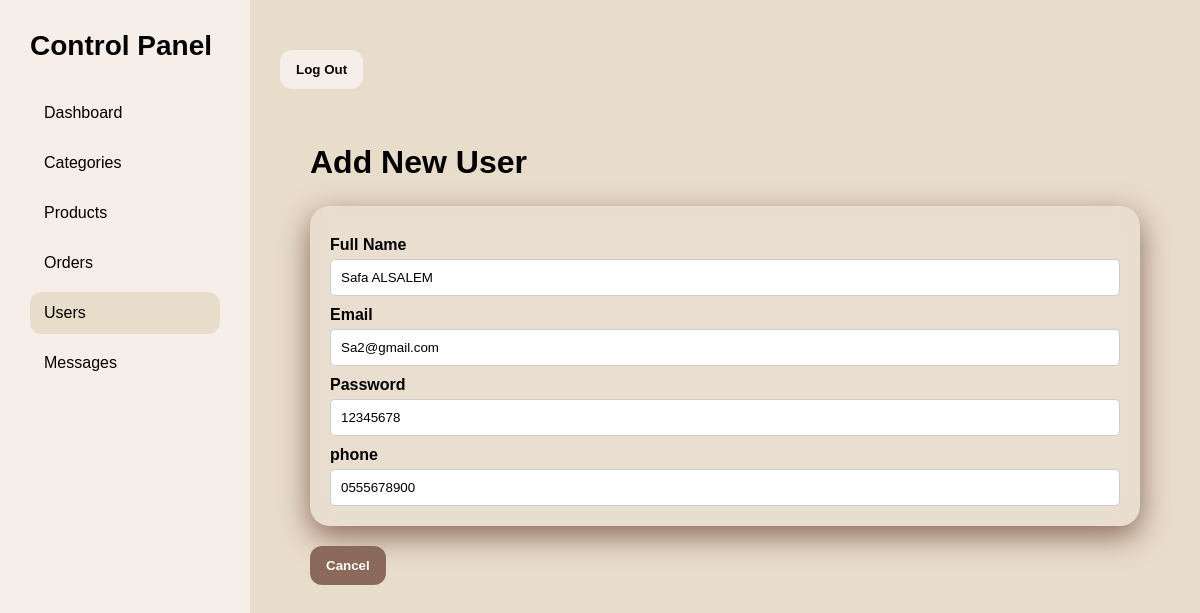
The page /admin/se_user.php?id=4 (signed in) on the database its author committed.
### tables this page shows
CREATE TABLE `users` (
  `user_id` int(11) NOT NULL,
  `full_name` varchar(100) DEFAULT NULL,
  `email` varchar(100) DEFAULT NULL,
  `password` varchar(100) DEFAULT NULL,
  `phone` varchar(20) DEFAULT NULL
);

### admin/se_user.php (the view, shortened to what this page needs)
 <?php
   include('inc/session.php');
?>
 <!DOCTYPE html>
<html lang="en">
<head>
<link rel="stylesheet" href="../admin/csss/style.css">
</head>
<body>
<div class="sidebar" id="sidebar">
  <div class="logo">Control Panel</div>
  <a href="index.php" >Dashboard</a>
         <div class="profile-wrap">
       <a href="#"   onclick="toggleMenuk()">Categories </a>
      </div>
<a href="product.php" >Products</a>
  <a href="ord.php" >Orders</a>
         <div class="profile-wrap">
       <a href="#"  onclick="toggleMenusss()"class="active">Users </a>
      </div>
  <a href="masge.php">Messages</a>
</div>
 <div class="main">
  <header class="topbar">
    <div class="top-actions">
     <a href="logout.php">   <button class="btn danger">Log Out</button></a>
    </div>
  </header>
<div class="main">
  <header>
    <h1>Add New User</h1>
    </header>
 <?php
$user_id=$_GET['id'];
$query = "SELECT * from users where user_id='".$user_id."'";
$result = mysqli_query($connect, $query) or die ( mysqli_error($connect));
$row = mysqli_fetch_assoc($result);
?>
  <section class="card">
 <form action="" method="post" class="form-horizontal" id="block-validate" enctype="multipart/form-data">
        <label>Full Name</label>
        <input type="text" name="full_name" value="<?php echo $row["full_name"]; ?> "  >
        <label>Email</label>
        <input name="email" value="<?php echo $row["email"]; ?> "  >
        <label>Password</label>
        <input type="text" name="password" value="<?php echo $row["password"]; ?> " >
<label>phone</label>
        <input type="text" name="phone" value="<?php echo $row["phone"]; ?> " >
  </section><a href="user.php" style="text-decoration: none; color:white"><button type="submit" name="addemp"  class="btn btn-danger">Cancel</a></button>
</body>
</html>

### admin/csss/style.css (style rules this page uses)
* { margin:0;padding:0;box-sizing:border-box }
body { font-family:Arial,sans-serif;background:#E8DCCB;color:black;display:flex;min-height:100vh }
.sidebar { width:250px;background:linear-gradient(180deg,#E8DCCB,#E8DCCB);padding:25px;transition:.3s }
.sidebar .logo { font-size:28px;font-weight:700;margin-bottom:30px }
.sidebar a { display:block;color:black;text-decoration:none;padding:12px 14px;border-radius:12px;margin:8px 0 }
.sidebar a:hover,.sidebar a.active { background:#E8DCCB;color:black }
.main { flex:1;padding:24px }
.topbar { display:flex;justify-content:space-between;align-items:center;margin-bottom:25px }
.top-actions { display:flex;gap:12px;align-items:center }
.btn { border:none;padding:12px 16px;border-radius:12px;cursor:pointer;font-weight:700 }
.danger { background:#F6EEE8;color:black }
.profile-wrap { position:relative }
.card,.panel { background:#E8DCCB;padding:22px;border-radius:20px;box-shadow:0 10px 30px rgba(0,0,0,.25) }
.main { flex:1;padding:30px }
* { margin:0;padding:0;box-sizing:border-box;font-family:Arial,sans-serif }
body { display:flex;min-height:100vh;background:linear-gradient(135deg,#E8DCCB,#E8DCCB) }
.sidebar { width:250px;background:#F6EEE8;backdrop-filter:blur(10px);padding:30px;color:black }
.sidebar li:hover,.sidebar .active { background:#E8DCCB;color:black }
header { display:flex;justify-content:space-between;align-items:center;margin-bottom:25px }
header h1 { color:black }
header button { border:none;padding:12px 18px;border-radius:12px;background:#E8DCCB;color:black;font-weight:bold;cursor:pointer }
.card { background:rgba(255,255,255,.08);backdrop-filter:blur(12px);border-radius:20px;padding:20px;box-shadow:0 10px 30px #8B6A5B }
form { display: flex; flex-direction: column; }
label { margin-top: 10px; font-weight: bold; }
input, select { padding: 10px; margin-top: 5px; border: 1px solid #ccc; border-radius: 5px; }
button { margin-top: 20px; padding: 12px; background: #8B6A5B; color: black; border: none; border-radius: 5px; cursor: pointer; }

### rows shown on the page
users: full_name "Safa ALSALEM", email "Sa2@gmail.com", password "12345678", phone "0555678900"
